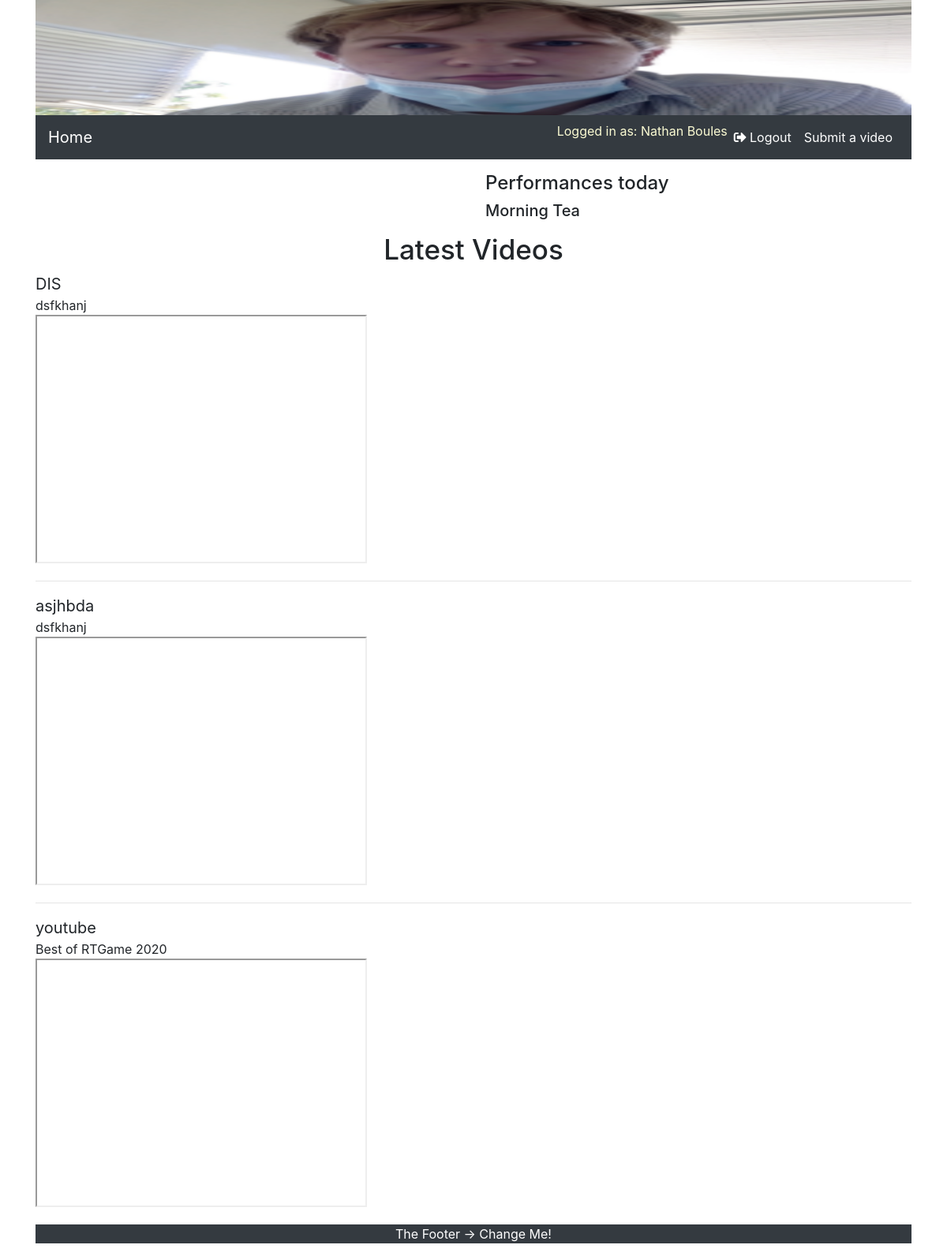
The app's page /index (signed in) with its own data.
### tables this page shows
CREATE TABLE Videos (Video_ID INTEGER PRIMARY KEY, URL STRING NOT NULL, Description STRING, Class_ID STRING, Date_added INTEGER DEFAULT (CURRENT_TIMESTAMP));

### app.py (the view)
@app.route('/')
@app.route('/index')
def index():
    sql3 = """
                    select *
                    from Videos
                    order by Video_ID desc
                    limit 3;"""
    cur.execute(sql3)
    result = cur.fetchall()
    session['video1url'] = result[0][1]
    session['video1desc'] = result[0][2]
    session['video1class'] = result[0][3]
    session['video2url'] = result[1][1]
    session['video2desc'] = result[1][2]
    session['video2class'] = result[1][3]
    session['video3url'] = result[2][1]
    session['video3desc'] = result[2][2]
    session['video3class'] = result[2][3]
    session['url1'] = session['video1url'].replace('https://www.youtube.com/watch?v=', '')
    session['url2'] = session['video2url'].replace('https://www.youtube.com/watch?v=', '')
    session['url3'] = session['video3url'].replace('https://www.youtube.com/watch?v=', '')
    return render_template('index.html')

### templates/index.html (shortened to what this page needs)
{% extends 'layout.html' %}
{% block mainContent %}
<div class="container">
    <div class="row">
        <div class="col">
        </div>
        <div class="col">
            <h4>Performances today</h4>
            <h5>Morning Tea</h5>
        </div>
    </div>
</div>
{% if session['username'] %}
<h6 class="text-center" style="font-size:35px">
    Latest Videos
</h6>
<div class="text-left">
    <div style="font-size:20px">
    {{session['video1class']}}
    </div>
    {{session['video1desc']}}
     <iframe width="420" height="315"
src="https://www.youtube.com/embed/{{session['url1']}}">
</iframe>
<hr>
</div>
    <div class="text-left">
        <div style="font-size:20px">
    {{session['video2class']}}
    </div>
    {{session['video2desc']}}
                <iframe width="420" height="315"
src="https://www.youtube.com/embed/{{session['url2']}}">
</iframe>
        <hr>
    </div>
        <div class="text-left">
      <div style="font-size:20px">
    {{session['video3class']}}
                </div>
    {{session['video3desc']}}
    <iframe width="420" height="315"
src="https://www.youtube.com/embed/{{session['url3']}}">
</iframe>
</div>
{%endif%}
{% endblock %}

### templates/layout.html (shortened to what this page needs)
<!DOCTYPE html>
<html lang="en">
<head>
    <link rel="stylesheet" href="https://use.fontawesome.com/releases/v5.5.0/css/all.css">
    <link rel="stylesheet" href="https://stackpath.bootstrapcdn.com/bootstrap/4.5.2/css/bootstrap.min.css">
    <link rel="stylesheet" type="text/css" href="{{ url_for('static', filename='main.css') }}">
</head>
<body>
<div class="container">
    <header>
        <img src="{{url_for('static', filename='images/headerimage2.png')}}" style="width:100%">
    </header>
    <nav class="navbar navbar-expand-md bg-dark navbar-dark sticky-top">
      <a class="navbar-brand" href="/index">Home</a>
      <div id="navb" class="navbar-collapse collapse hide">
        <ul class="nav navbar-nav ml-auto">
            {% if session['username'] %}
                <li style="color:lightgoldenrodyellow">Logged in as: {{session['firstname']}} {{session['lastname']}}</li>
              <li class="nav-item">
                <a class="nav-link" href="/logout" style="color:white"><span class="fas fa-sign-out-alt" style="color:white"></span > Logout</a>
              </li>
              <li class="nav-item">
                  <a class="nav-link" href="/Videos" style="color:white">Submit a video</a>
              </li>
            {% else %}
                <li class="nav-item">
                <a class="nav-link" href="/login"><span class="fas fa-sign-in-alt"></span> Login</a>
              </li>
            {% endif %}
        </ul>
      </div>
    </nav>
{% block mainContent %} {% endblock %}
    <footer class="container bg-dark">
        <p class="text-center text-white container">The Footer -> Change Me!</p>
    </footer>
</div>
</body>
</html>

### static/main.css (style rules this page uses)
nav { margin-bottom: 1em; }
footer { margin-top: 1em; }

### records on screen
Videos: video1class "DIS", video1desc "dsfkhanj"
Videos: video2class "asjhbda", video2desc "dsfkhanj"
Videos: video3class "youtube", video3desc "Best of RTGame 2020"

### other values on screen
{{ session['firstname'] }} "Nathan"
{{ session['lastname'] }} "Boules"
